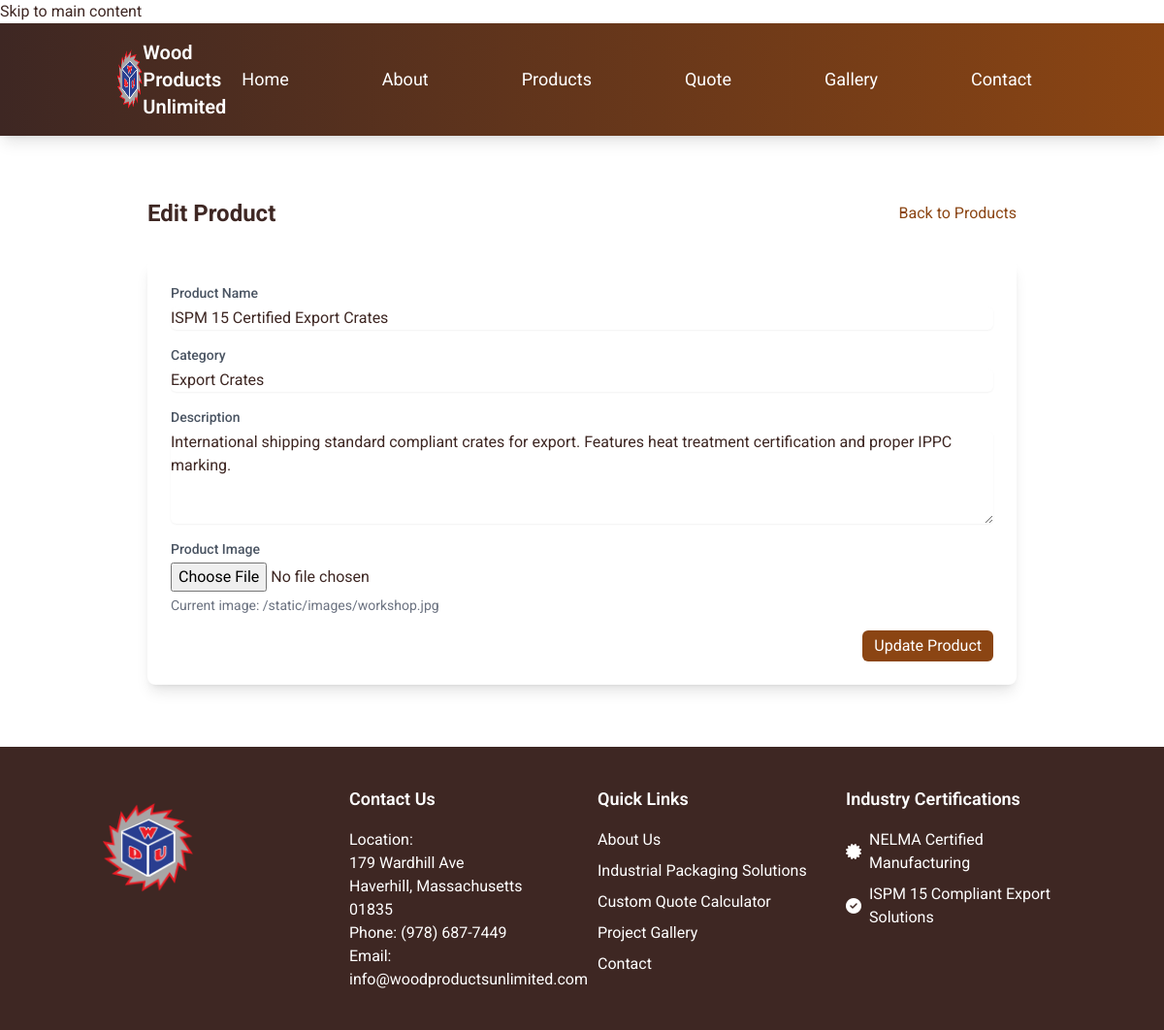
The app's page /admin/products/1/edit (signed in), older data.
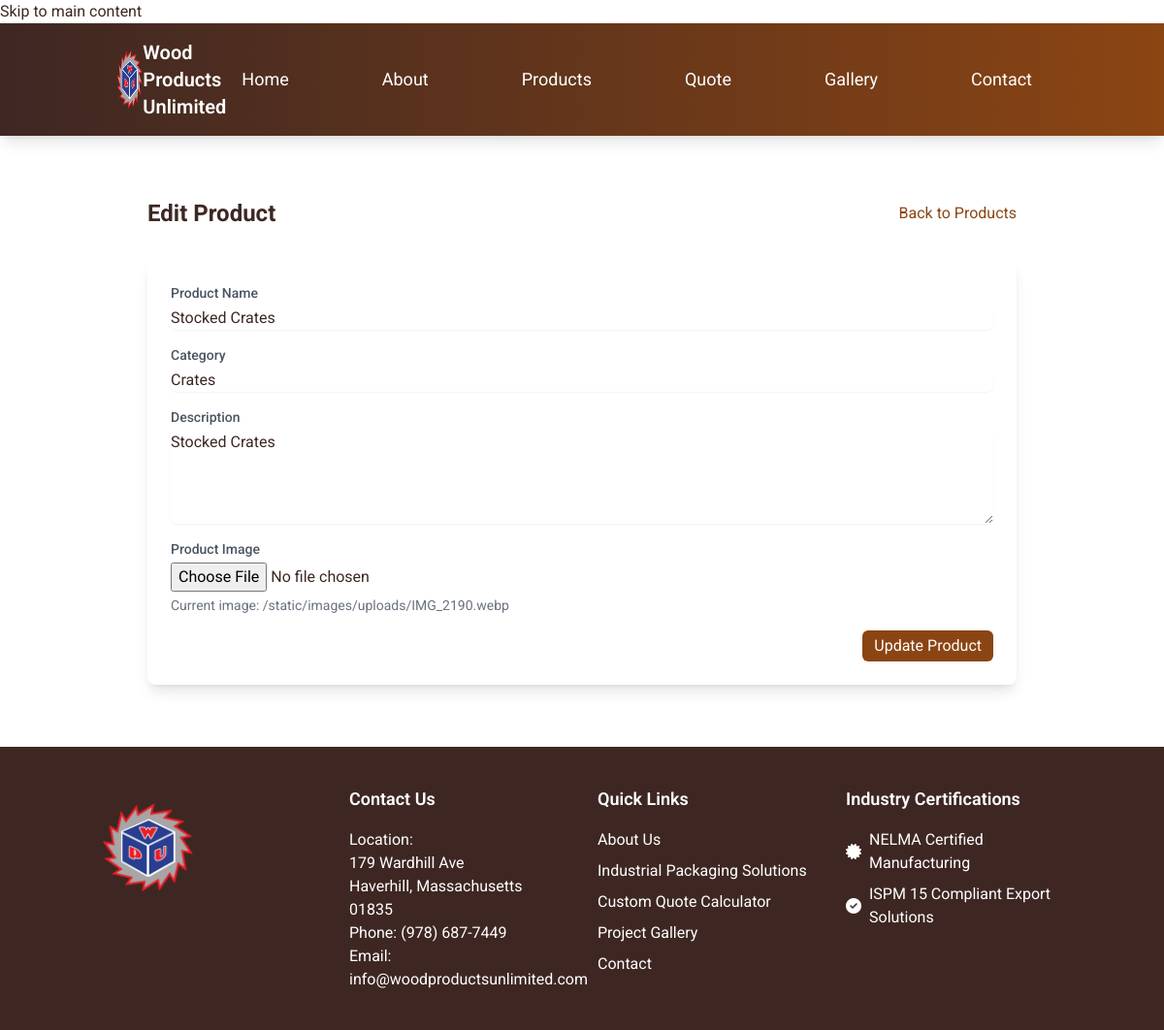
The same page, newer data.
### models.py (models this page shows)
class Product(db.Model):
    id = db.Column(db.Integer, primary_key=True)
    name = db.Column(db.String(100), nullable=False)
    description = db.Column(db.Text, nullable=False)
    category = db.Column(db.String(50), nullable=False)
    package_type = db.Column(db.String(50), nullable=True)  # Added package_type field
    image_url = db.Column(db.String(200), nullable=False)
    price = db.Column(db.Float, nullable=False)
    created_at = db.Column(db.DateTime, default=datetime.utcnow)

### routes/admin/product_routes.py (the view, shortened to what this page needs)
@products_bp.route('/<int:id>/edit', methods=['GET', 'POST'])
@login_required
@log_route_access('edit_product')
@handle_exceptions
def edit_product(id):
    product = Product.query.get_or_404(id)
    return render_template('admin/edit_product.html', product=product)

### app.py (called while the page is built)
@login_manager.user_loader
def load_user(user_id):
    from models import Admin
    return Admin.query.get(int(user_id))

### routes/admin/routes.py (called while the page is built)
@admin.before_request
def verify_admin():
    if not current_user.is_authenticated:
        current_app.logger.warning(
            f'Unauthorized dashboard access attempt from {request.remote_addr}'
        )
        flash('Please log in to access the admin dashboard', 'error')
        return redirect(url_for('auth.login'))

@admin.before_request
def verify_db():
    try:
        db.session.query(Admin).first()
    except Exception as e:
        current_app.logger.error(f'Database connection error: {str(e)}')
        return render_template('errors/500.html'), 500

@admin.before_request
def log_request_info():
    current_app.logger.debug(
        'Admin Route Request:\n'
        f'Path: {request.path}\n'
        f'Method: {request.method}\n'
        f'User: {current_user.username if not current_user.is_anonymous else "anonymous"}\n'
        f'IP: {request.remote_addr}\n'
        f'User Agent: {request.user_agent.string}')

### templates/admin/edit_product.html
{% extends "base.html" %}
{% block content %}
<div class="container mx-auto px-4 py-16">
    <div class="max-w-4xl mx-auto">
        <div class="flex justify-between items-center mb-8">
            <h1 class="text-2xl font-bold">Edit Product</h1>
            <a href="{{ url_for('admin.products') }}" class="text-wood-brown hover:text-wood-dark">Back to Products</a>
        </div>
        <div class="bg-white rounded-lg shadow-lg p-6">
            <form method="POST" enctype="multipart/form-data" class="space-y-4">
                <div>
                    <label for="name" class="block text-sm font-medium text-gray-600">Product Name</label>
                    <input type="text" id="name" name="name" value="{{ product.name }}" required
                           class="mt-1 block w-full rounded-md border-gray-300 shadow-sm">
                </div>
                <div>
                    <label for="category" class="block text-sm font-medium text-gray-600">Category</label>
                    <input type="text" id="category" name="category" value="{{ product.category }}" required
                           class="mt-1 block w-full rounded-md border-gray-300 shadow-sm">
                </div>
                <div>
                    <label for="description" class="block text-sm font-medium text-gray-600">Description</label>
                    <textarea id="description" name="description" rows="4" required
                              class="mt-1 block w-full rounded-md border-gray-300 shadow-sm">{{ product.description }}</textarea>
                </div>
                <div>
                    <label for="image" class="block text-sm font-medium text-gray-600">Product Image</label>
                    <input type="file" id="image" name="image" accept="image/*"
                           class="mt-1 block w-full">
                    <p class="mt-1 text-sm text-gray-500">Current image: {{ product.image_url }}</p>
                </div>
                <div class="flex justify-end">
                    <button type="submit" class="bg-wood-brown text-white px-3 py-1 rounded-md hover:bg-wood-dark">Update Product</button>
                </div>
            </form>
        </div>
    </div>
</div>
{% endblock %}

Row changes from the older to the newer data that the page shows:
changed Product: name "ISPM 15 Certified Export Crates" → "Stocked Crates"; category "Export Crates" → "Crates"; description "International shipping standard compliant crates for export. Features heat treatment certification and proper IPPC marking." → "Stocked Crates"; image_url "/static/images/workshop.jpg" → "/static/images/uploads/IMG_2190.webp"
